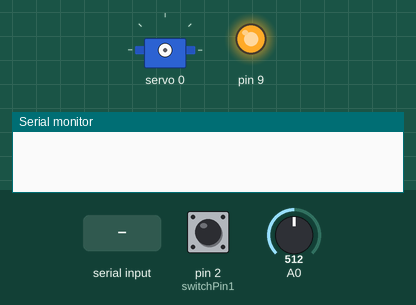
The sketch below on a simulated Arduino Uno, built with avr-gcc and run on an emulated ATmega328P. Shown: servo, output pins drawn as LEDs (lit = HIGH), the last lines printed to the serial monitor. Inputs (shaded band) come from the test bench; at power-on: A0 = 512, pin 2 (switchPin1) HIGH.

Above: at 1.2 s.
1.3 s: A0 set to 793
2.8 s: A0 set to 817
At 4.8 s:
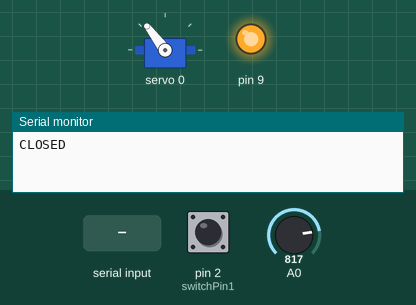
5.8 s: A0 set to 616
7.3 s: A0 set to 586
At 7.9 s:
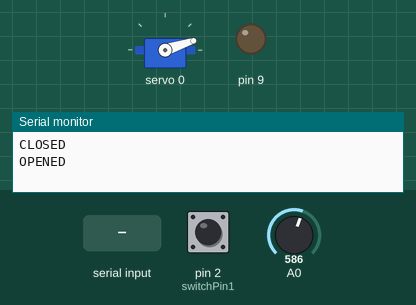
10.3 s: "stand90\n" received over Serial
At 12.3 s:
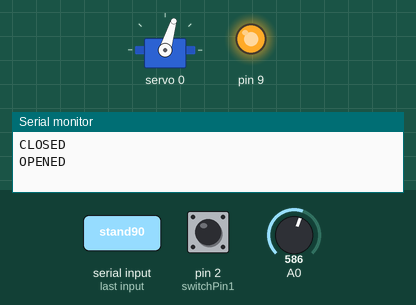
12.8 s: "stand" received over Serial
At 14.1 s:
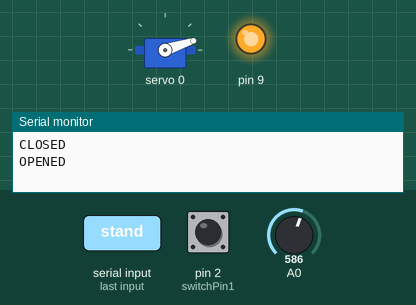
Timing chart, 0 to 15.8 s (numbered marks = the images above; inputs shaded):
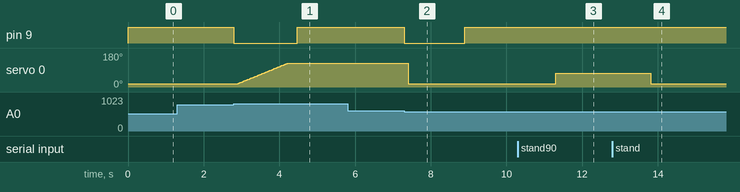

The sketch:

gripperv2.ino
```cpp
/*
CONNECT

Updated :  25/04/2024

servo to pwm channel 0  (red=5V,  black, GND and yellow signal)
Analog out from XARM controller to A0,  GND from XARM controller to GND
green wire to pin 9 on pwm shield (digital pin 2 on arduino)  (This is the switch on 2 sides of gripper.)
white wire to ground

When setting minimal 4V to AO,  gripper will close. Setting less then 2.9V will open gripper
Gripper will stop closing when switch is activated.
*/


#include <Wire.h>
#include <Adafruit_PWMServoDriver.h>

Adafruit_PWMServoDriver pwm = Adafruit_PWMServoDriver();

// Switch pinnen
const int switchPin1 = 2;
bool objectCatched = false;
int sensorValue=0;

String status = "OPEN";

// Servo instellingen, deze moeten mogelijk aangepast worden aan jouw servo
#define SERVOMIN  150  // minimale pulsbreedte (volledig open)
#define SERVOMAX  380  // maximale pulsbreedte (volledig gesloten)
#define SERVO_FREQ 50  // servo frequentie

void setup() {
  Serial.begin(9600);

  pwm.begin();
  pwm.setOscillatorFrequency(27000000); // Kalibreer de frequentie indien nodig
  pwm.setPWMFreq(SERVO_FREQ);  // Zet de PWM frequentie op 50Hz

  pinMode(switchPin1, INPUT_PULLUP);
  pinMode(9, OUTPUT);

  digitalWrite(9,HIGH);
}

void loop() {

  sensorValue = analogRead(A0);

  // Als sensorwaarde groter is dan 800, open de servo
  if (sensorValue < 600  && status == "CLOSE") {
    digitalWrite(9,LOW);
    delay(100);
     pwm.setPWM(0, 0, SERVOMIN); // Volledig open positie
     Serial.println("OPENED");
     status="OPEN";
    delay(1500);
    digitalWrite(9,HIGH);


  }
  // Als sensorwaarde kleiner is dan 200, en switchPin1 niet geactiveerd is, sluit de servo
  if (sensorValue > 800 && digitalRead(switchPin1) == HIGH  && status == "OPEN") {
    digitalWrite(9,LOW);
    delay(100);
    for (uint16_t pulselen = SERVOMIN; pulselen < SERVOMAX; pulselen++) {
      pwm.setPWM(0, 0, pulselen);
      delay(5); // Langzaam dichtgaan
      // Controleer of switchPin1 is geactiveerd
      if (digitalRead(switchPin1) == LOW) {
        Serial.println("OBJECT_CATCHED");
        objectCatched = true;
        break; // Stop de sluiting als switchPin1 wordt geactiveerd
      }
      status="CLOSE";
    }
    if (!objectCatched) {
      Serial.println("CLOSED");
    }
    delay(250);
    digitalWrite(9,HIGH);

  }

  if (Serial.available() > 0) {

    String command = Serial.readString();

    if (command.startsWith("stand")) {
      // Zet de servo op een specifieke hoek
      int angle = command.substring(5).toInt();
      uint16_t pulseLen = map(angle, 0, 180, SERVOMIN, SERVOMAX);
      pwm.setPWM(0, 0, pulseLen);
    }
  }
}
```

Measured:
- the behaviour switches between 800 and 801 on A0 (found by bisection; images 0 and 1)
- the behaviour switches between 600 and 599 on A0 (found by bisection; images 1 and 2)
- after the input at 1.3 s, every drawn part: stays the same
- after the input at 2.8 s, pin 9: HIGH → LOW at once, → HIGH 1.7 s later; servo 0: moves from 18° to 127° over 1.3 s, starting after 0.12 s
- after the input at 5.8 s, every drawn part: stays the same
- after the input at 7.3 s, pin 9: HIGH → LOW at once, → HIGH 1.6 s later; servo 0: 127° → 18° after 0.10 s
- after the input at 10.3 s, servo 0: 18° → 73° after 1.0 s
- after the input at 12.8 s, servo 0: 73° → 18° after 1.0 s
